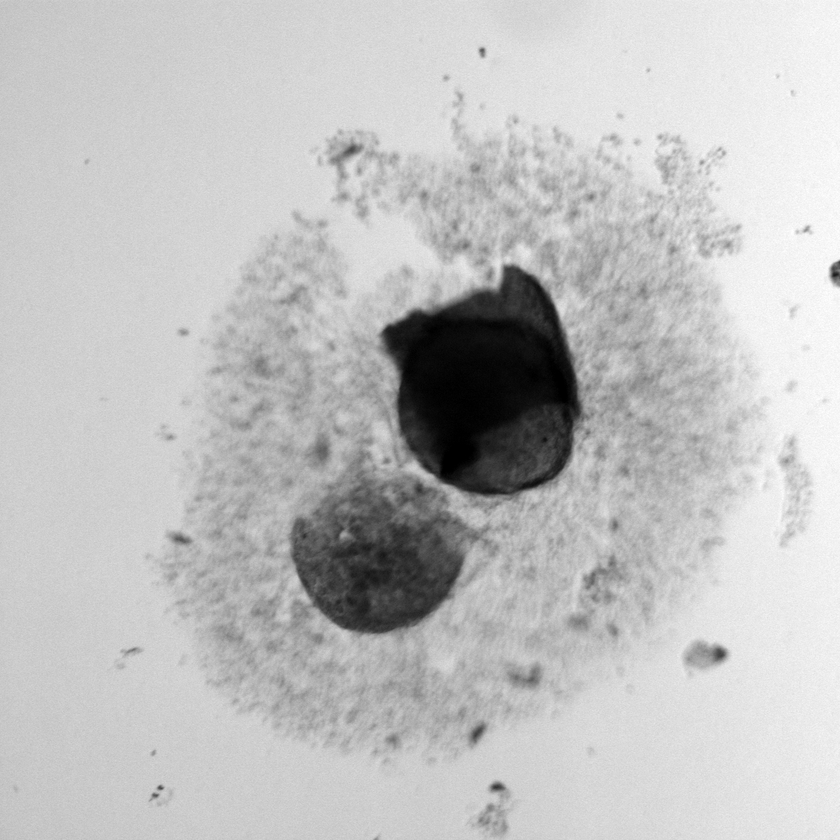
#> input picture packages/backend/test.bmp, 840 x 840 px, shrunk from 1000 x 1000 before the run
$ python extract_polygons.py ../../packages/backend/test.bmp out.png
#> lines starting #> are read from the running program, lines starting #| are printed output that depends on the picture; after the words box and inside, x2 and y2 are one past the last pixel; in counts of white or black regions, pixels touching at a corner belong together
#!/usr/bin/env python3
"""
Script to extract polygons from a segmentation mask.
Handles hierarchical contours including holes in spheroids.
"""

import cv2
import json
import sys
import os
import uuid


def extract_polygons_from_mask(mask_path, min_area=100):
    """
    Extract polygons from a binary segmentation mask with proper hierarchy.

    Args:
        mask_path: Path to the segmentation mask image or numpy array
        min_area: Minimum contour area to consider

    Returns:
        List of polygons with proper parent-child relationships
    """
#> called with mask_path = '../../packages/backend/test.bmp', min_area = 100
    # Handle both file paths and numpy arrays
    if isinstance(mask_path, str):
        # Read the mask from file
        mask = cv2.imread(mask_path, cv2.IMREAD_GRAYSCALE)
#> mask is the input picture: shape (840, 840); min 0, max 255, mean 192.1
        if mask is None:
            print(f"Error: Could not read mask from {mask_path}",
                  file=sys.stderr)
            return []
    else:
        # Assume it's already a numpy array
        mask = mask_path

    # Ensure binary mask
    _, binary_mask = cv2.threshold(mask, 127, 255, cv2.THRESH_BINARY)
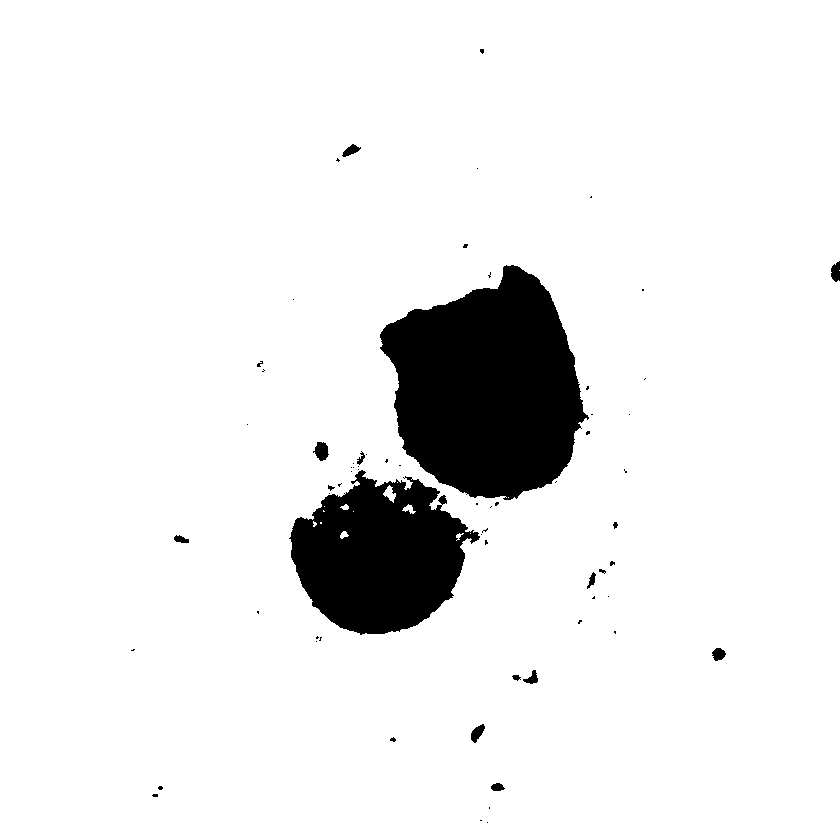
#> binary_mask: shape (840, 840); 92.1% white; 67 black regions (51 under 20 px)

    # Find contours with hierarchical information
    # Use CHAIN_APPROX_NONE to get all contour points without approximation
    contours, hierarchy = cv2.findContours(
        binary_mask, cv2.RETR_TREE, cv2.CHAIN_APPROX_NONE
    )
#> contours = 99 contours, 71 with area under 20; largest, box (x1, y1, x2, y2) and area: (0, 0, 840, 840) 703771, (379, 264, 590, 501) 34064, (288, 469, 481, 636) 21062, (312, 441, 330, 462) 230, (470, 723, 486, 744) 171

    # Define colors for different polygons
    colors = [
        "#FF5733", "#33FF57", "#3357FF", "#F033FF", "#FF33F0",
        "#33FFF0", "#F0FF33", "#FF3333", "#33FF33", "#3333FF"
    ]

    # Create a structured result with proper hierarchy
    result_polygons = []

    # Process contour hierarchy
    if hierarchy is not None and len(hierarchy) > 0:
        # Create a map of parent-child relationships
        parent_child_map = {}
        for i, h in enumerate(hierarchy[0]):
            parent_idx = h[3]  # Parent index is in the 4th position
            if parent_idx != -1:  # Has a parent
                if parent_idx not in parent_child_map:
                    parent_child_map[parent_idx] = []
                parent_child_map[parent_idx].append(i)
#> this loop made 99 passes
#> (h, parent_idx) on passes 1 to 12: ([1, -1, -1, -1], -1), ([-1, 0, 2, -1], -1), ([3, -1, -1, 1], 1), ([4, 2, -1, 1], 1), ([5, 3, -1, 1], 1), ([6, 4, -1, 1], 1), ([7, 5, -1, 1], 1), ([8, 6, -1, 1], 1), ([9, 7, -1, 1], 1), ([10, 8, -1, 1], 1), ([11, 9, -1, 1], 1), ([12, 10, -1, 1], 1)
#> parent_idx on pass 93: 91
#> after the loop, parent_child_map = 3 items

        # Process external contours (those without parents)
        for i, contour in enumerate(contours):
            if hierarchy[0][i][3] == -1:  # No parent = external contour
                # Filter small contours
                area = cv2.contourArea(contour)
                if area < min_area:
                    continue

                # Use the original contour without approximation
                # Convert to list of [x, y] points
                points = []
                for point in contour:
                    x, y = point[0]
                    points.append({"x": int(x), "y": int(y)})

                # Generate a unique ID for this polygon
                polygon_id = f"polygon-{str(uuid.uuid4())[:8]}"

                # Create polygon object with a color from our palette
                polygon = {
                    "id": polygon_id,
                    "points": points,
                    "type": "external",
                    "class": "spheroid",
                    "color": colors[i % len(colors)],
                    "holes": []  # Initialize holes array
                }

                # Add holes (children) to this polygon
                if i in parent_child_map:
                    for child_idx in parent_child_map[i]:
                        child_contour = contours[child_idx]
                        child_area = cv2.contourArea(child_contour)
                        # Lower threshold for holes
                        if child_area < min_area / 2:
                            continue

                        # Use the original contour without approximation
                        # Convert to list of [x, y] points
                        child_points = []
                        for point in child_contour:
                            x, y = point[0]
                            child_points.append({"x": int(x), "y": int(y)})

                        # Create hole polygon with reference to parent
                        hole = {
                            "id": f"hole-{str(uuid.uuid4())[:8]}",
                            "points": child_points,
                            "type": "internal",
                            "parentId": polygon_id,
                            "class": "hole",
                            "color": colors[(child_idx + 5) % len(colors)]
                        }

                        # Add hole to parent's holes array
                        polygon["holes"].append(hole)

                # Add the polygon to our result
                result_polygons.append(polygon)
#> this loop made 99 passes
#> (area, polygon_id) on pass 2: (703771, 'polygon-e090f11e')
#> contour on passes 3, 11, 16, 22, 24, 30: [[486, 822], [487, 821], [488, 822], [487, 823]], [[519, 679], [520, 678], [521, 679], [520, 680]], [[315, 641], [316, 640], [317, 641], [316, 642]], [[607, 596], [608, 595], [609, 596], [608, 597]], [[603, 573], [604, 572], [605, 573], [604, 574]], [[480, 534], [481, 533], [482, 534], [481, 535]]
#> after the loop, result_polygons = 1 item
    else:
        # If no hierarchy, process all contours as external
        for i, contour in enumerate(contours):
            # Filter small contours
            area = cv2.contourArea(contour)
            if area < min_area:
                continue

            # Use the original contour without approximation
            # Convert to list of [x, y] points
            points = []
            for point in contour:
                x, y = point[0]
                points.append({"x": int(x), "y": int(y)})

            # Create polygon object with a color from our palette
            polygon = {
                "id": f"polygon-{str(uuid.uuid4())[:8]}",
                "points": points,
                "type": "external",
                "class": "spheroid",
                "color": colors[i % len(colors)],
                "holes": []  # Empty holes array
            }

            result_polygons.append(polygon)

    # Process the result to create a flat list with proper references
    flat_polygons = []
    for polygon in result_polygons:
        # Create a copy of the polygon without the holes array
        main_polygon = polygon.copy()
        holes = main_polygon.pop("holes", [])
        flat_polygons.append(main_polygon)

        # Add all holes as separate polygons in the flat list
        flat_polygons.extend(holes)
#> this loop made 1 pass
#> after the loop, flat_polygons = 13 items

    return flat_polygons


def main():
    if len(sys.argv) < 2:
        print("Usage: python extract_polygons.py <mask_path> [output_path]",
              file=sys.stderr)
        sys.exit(1)

    mask_path = sys.argv[1]
    output_path = sys.argv[2] if len(sys.argv) > 2 else None

    polygons = extract_polygons_from_mask(mask_path)
#> polygons = 13 items

    # Log the number of polygons found
    print(f"Found {len(polygons)} polygons in the mask")
#| Found 13 polygons in the mask

    # Count external and internal polygons
    external_count = sum(1 for p in polygons if p.get("type") == "external")
#> external_count = 1
    internal_count = sum(1 for p in polygons if p.get("type") == "internal")
#> internal_count = 12
    print(f"External polygons: {external_count}, "
          f"Internal polygons (holes): {internal_count}")
#| External polygons: 1, Internal polygons (holes): 12

    result = {
        "success": True,
        "polygons": polygons
    }

    # Print to stdout
    print(json.dumps(result))
#> (printed output is left out)

    # Save to file if output path is provided
    if output_path:
        os.makedirs(os.path.dirname(output_path), exist_ok=True)
        with open(output_path, 'w') as f:
            json.dump(result, f)


if __name__ == "__main__":
    main()
